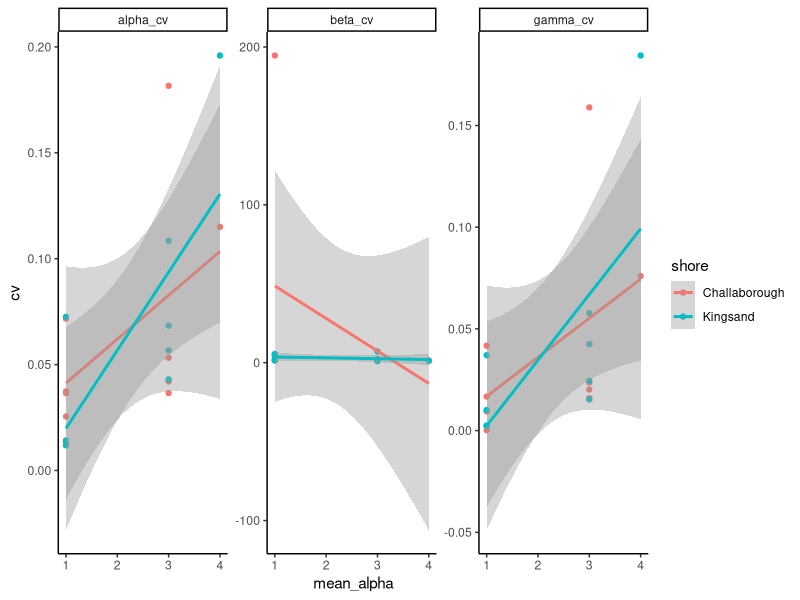
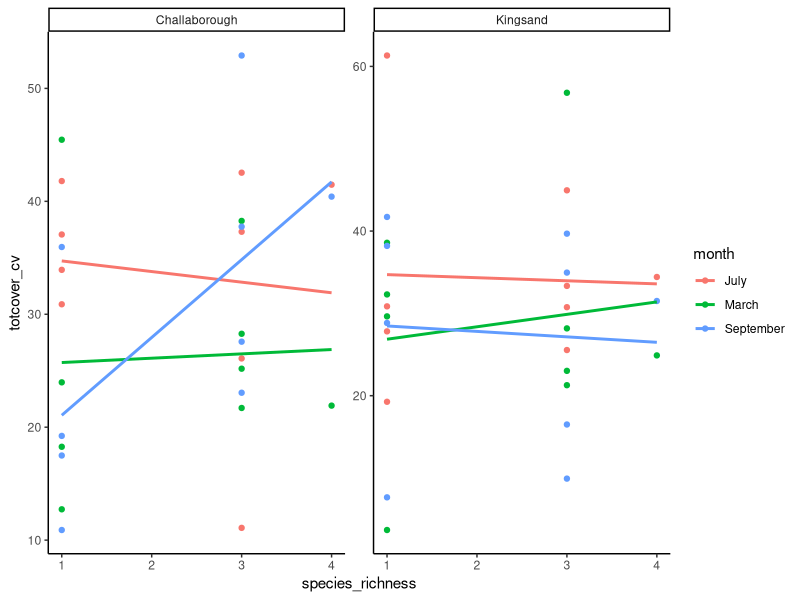
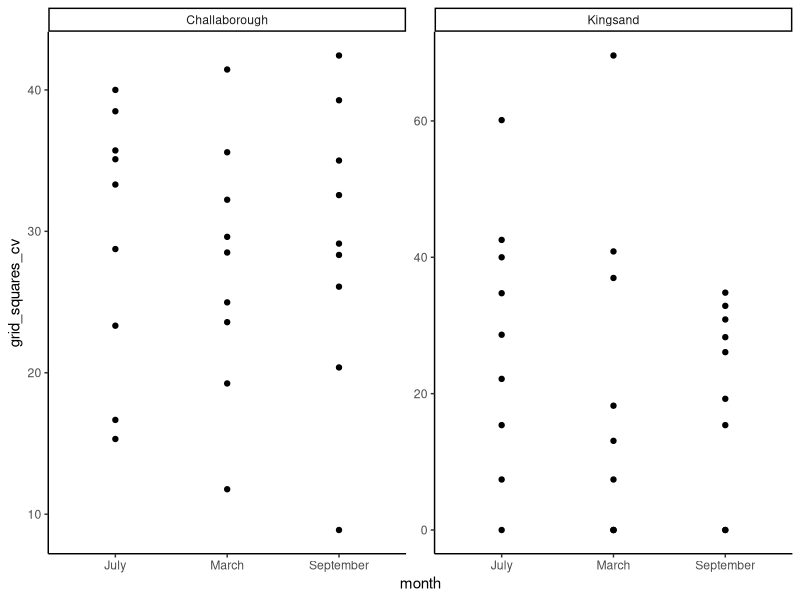
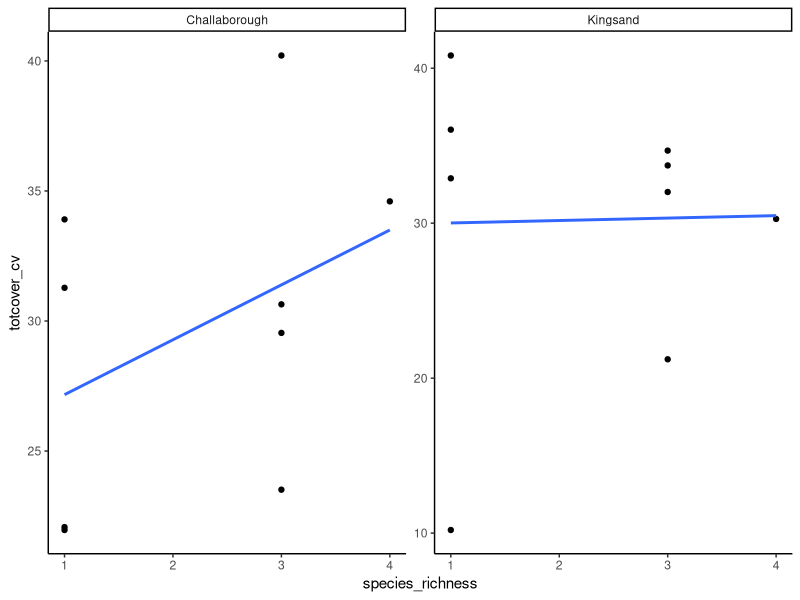
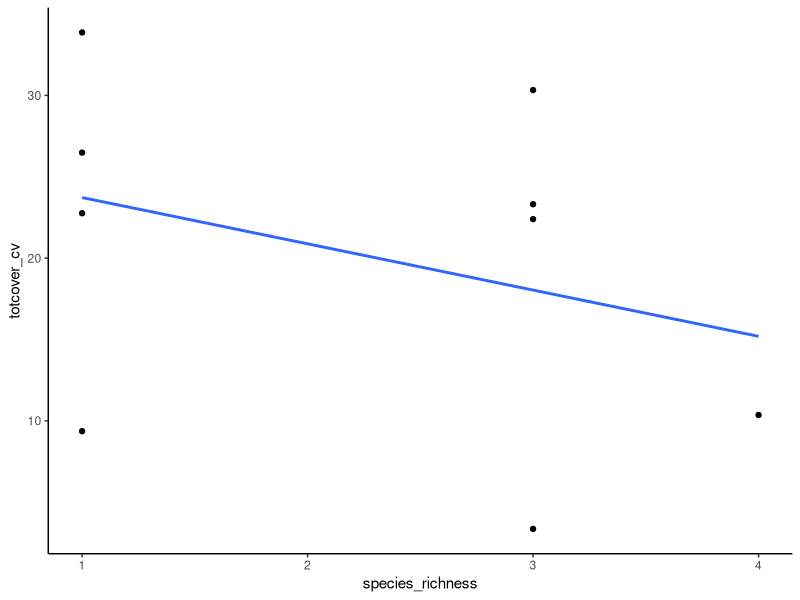
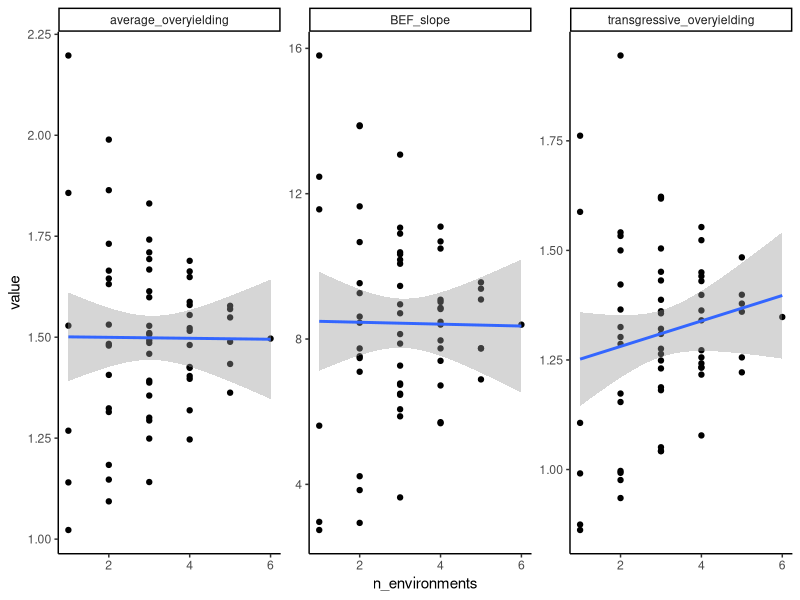

Write the R code that produced these figures, in order.

# Title: Spatial stability in Plymouth rock pools

# load relevant libraries
library(readr)
library(dplyr)
library(tidyr)
library(purrr)
library(ggplot2)
library(broom)
library(RColorBrewer)
library(viridis)
library(here)

# read in the data
ply_dat_raw <- read_delim( here("data/plymouth_rockpool_data.csv"), delim = ";" )

# duplicate this data
ply_dat <- ply_dat_raw

# check the variable structure
str(ply_dat)

# view the data
View(ply_dat)

# aggregate the data because some rows have multiple measurements

# set up a variable names vector
var_names <- names(ply_dat)

# set up a vector of id_vars
id_vars <- c("month", "shore", "pool", "composition", "removed")

# set up a vector of response aggregate variables
agg_vars <- var_names[!(names(ply_dat) %in% id_vars)]

# aggregate pools with multiple measurements by summing them
ply_dat <- ply_dat %>%
  group_by_at(id_vars) %>%
  summarise_at(vars(agg_vars), ~sum(., na.rm = TRUE)) %>%
  ungroup()

# matches with Lars and Bagchi's script results


# create a few extra variables for this analysis

# create a species richness variable
# select only relevant columns
tot_spp <- 4

ply_dat <- 
  ply_dat %>%
  mutate(species_richness = (tot_spp - removed) ) %>%
  select(shore, pool, grid_squares, month, composition, 
         removed, species_richness, totcover, cover_nocrusts)

# reorder these data so that it makes more sense
ply_dat <- 
  ply_dat %>% 
  arrange(shore, month, composition, removed, species_richness, pool)

# have a look at the data again
ply_dat %>% View()

# how many species were removed?
ply_dat$removed %>% unique()

# create a new mixture/monoculture column
# reorder the columns again
ply_dat <- 
  ply_dat %>%
  mutate(mono_mix = if_else(removed == "3", "monoculture",
                            if_else(removed == "4", "control", 
                                    if_else(removed == "0", "max_mixture", 
                                            "mixture")))) %>%
  select(shore, pool, grid_squares, month, composition, mono_mix, removed, species_richness, totcover, cover_nocrusts)

ply_dat %>% 
  View()

# remove the composition = "None" treatment as this is a general control
ply_dat <- 
  ply_dat %>% filter(composition != "None")

ply_dat


### testing Wang and Loreau (2016)'s predictions

ply_dat %>%
  View()

# calculate mean alpha diversity and gamma diversity across pool replicates within shore and treatment
loc_reg_div <- 
  ply_dat %>%
  group_by(shore, composition) %>%
  summarise(mean_alpha = mean(species_richness),
            gamma_div = mean(species_richness)) %>%
  ungroup()

# calculate alpha cv
alpha_cv <- 
  ply_dat %>%
  group_by(shore, composition, pool) %>%
  summarise(alpha_cv = (sd(totcover, na.rm = TRUE)/mean(totcover, na.rm = TRUE)),
            mean_totcover = mean(totcover, na.rm = TRUE) ) %>%
  ungroup() %>%
  group_by(shore, composition) %>%
  summarise(alpha_cv = weighted.mean(alpha_cv, w = mean_totcover, na.rm = TRUE)) %>%
  ungroup() %>%
  mutate(alpha_cv = (alpha_cv^2))


# calculate gamma cv

gamma_cv <- 
  ply_dat %>%
  group_by(shore, composition, month) %>%
  summarise(gamma_cv = mean(totcover, na.rm = TRUE)) %>%
  ungroup() %>%
  group_by(shore, composition) %>%
  summarise(gamma_cv = sd(gamma_cv, na.rm = TRUE)/mean(gamma_cv, na.rm = TRUE)) %>%
  ungroup() %>%
  mutate(gamma_cv = (gamma_cv^2))

# join the alpha and gamma cv data and calculate beta cv
cv_scales <- 
  full_join(alpha_cv, gamma_cv, by = c("shore", "composition")) %>%
  mutate(beta_cv = (alpha_cv/gamma_cv))

# join the loc_reg diversity to the cv_scales
div_cv_scales <- 
  full_join(loc_reg_div,
            cv_scales,
            by = c("shore", "composition"))

div_cv_scales %>%
  gather(alpha_cv, gamma_cv, beta_cv, key = "div", value = "cv") %>%
  ggplot(data = .,
         mapping = aes(x = mean_alpha, y = cv, colour = shore)) +
  geom_point() +
  geom_smooth(method = "lm") +
  facet_wrap(~div, scales = "free") +
  theme_classic()



### spatial stability

# calculate the CV among replicates for different richnesses

# write a function to calculate the coefficient of variation
cv_func <- function(x) { (sd(x, na.rm = TRUE)/mean(x, na.rm = TRUE))*100 } 


### low heterogeneity among replicates pools

# calculate cv among replicate pools within each month and shore
with_month <- 
  ply_dat %>%
  group_by(shore, month, species_richness, composition) %>%
  summarise_at(vars(c("grid_squares", "totcover")), list(cv = ~cv_func(.), n = ~n()) ) %>%
  ungroup()

ggplot(data = with_month,
       mapping = aes(x = species_richness, y = totcover_cv, colour = month)) +
  geom_point() +
  geom_smooth(method = "lm", se = FALSE) +
  facet_wrap(~shore, scales = "free") +
  theme_classic()

ggplot(data = with_month,
       mapping = aes(x = month, y = grid_squares_cv)) +
  geom_point() +
  facet_wrap(~shore, scales = "free") +
  theme_classic()

# calculate mean cv among replicate pools across months within each shore
mean_month <- 
  ply_dat %>%
  group_by(shore, month, species_richness, composition) %>%
  summarise(totcover_cv = cv_func(totcover)) %>%
  ungroup() %>%
  group_by(shore, species_richness, composition) %>%
  summarise(totcover_cv = mean(totcover_cv, na.rm = TRUE) ) %>%
  ungroup()

ggplot(data = mean_month,
       mapping = aes(x = species_richness, y = totcover_cv)) +
  geom_point() +
  geom_smooth(method = "lm", se = FALSE) +
  facet_wrap(~shore, scales = "free") +
  theme_classic()


### high heterogeneity among replicate pools from different shores

mean_shore <- 
  ply_dat %>%
  group_by(shore, month, species_richness, composition) %>%
  summarise_at(vars(c("totcover")), ~mean(., na.rm = TRUE)) %>%
  ungroup() %>%
  group_by(shore, species_richness, composition) %>%
  summarise(totcover = mean(totcover, na.rm = TRUE) ) %>%
  ungroup() %>%
  group_by(species_richness, composition) %>%
  summarise(totcover_cv = cv_func(totcover)) %>%
  ungroup()

ggplot(data = mean_shore,
       mapping = aes(x = species_richness, y = totcover_cv)) +
  geom_point() +
  geom_smooth(method = "lm", se = FALSE) +
  theme_classic()



### Test out some code for scaling up as previously:

# Remove the composition = None data
test_dat <- ply_dat %>% filter(composition != "None")

# What compositions do we have?
test_dat$composition %>% unique()

# Make a unique environment column
test_dat <- test_dat %>%
  mutate(environment = as.factor( paste(shore, month, sep = "_") ) )

levels(test_dat$environment) <- c(1:length( unique(test_dat$environment) ) )

test_dat <- test_dat %>% 
  mutate(environment = as.integer(environment))

View(test_dat)

# Define the different environments
envs <- test_dat$environment %>%
  unique()
envs

# Define the number of different environments
n_env <- test_dat$environment %>%
  unique() %>%
  length()
n_env

# Define the different combinations of the environments

env_combs <- vector("list", n_env)
names(env_combs) <- seq_along(1:n_env)

for (i in seq_along(1:n_env)) {
  env_combs[[i]] <- combn(x = envs, m = i) %>%
    as_tibble() %>%
    lapply(function(x) {x})
}

env_combs <- env_combs %>% 
  unlist(recursive = FALSE) %>%
  unname()

# Now we have a list where each element is a different vector of environmental combinations
env_combs

# Replicate the dataframe the same number of times as the environment
replicate(length(env_combs), test_dat, simplify = FALSE) %>%
  head()

# Write a function to take the mean of each composition and then plot tot_cover versus richness
# for each combination of environments

bef_slope <- function(data, envs) {
  
  x <- data %>% 
    filter(environment %in% envs) %>%
    group_by(mono_mix, species_richness, composition) %>%
    summarise(ecosystem_function = mean(totcover)) %>%
    ungroup()
  
  bef_slope <- lm(ecosystem_function ~ species_richness, 
                  data = x) %>%
    tidy() %>%
    filter(term == "species_richness") %>%
    pull(estimate)
  
  ave_oy <- x %>%
    filter(mono_mix %in% c("max_mixture", "monoculture")) %>%
    group_by(mono_mix) %>%
    summarise(ecosystem_function_aoy = mean(ecosystem_function)) %>%
    ungroup() %>%
    spread(mono_mix, ecosystem_function_aoy) %>%
    mutate(average_overyielding = (max_mixture/monoculture) ) %>%
    select(-max_mixture, -monoculture) %>%
    pull(average_overyielding)
  
  t_oy <- x %>%
    filter(mono_mix %in% c("max_mixture", "monoculture")) %>%
    group_by(mono_mix) %>%
    summarise(ecosystem_function_aoy = max(ecosystem_function)) %>%
    ungroup() %>%
    spread(mono_mix, ecosystem_function_aoy) %>%
    mutate(transgressive_overyielding = (max_mixture/monoculture) ) %>%
    select(-max_mixture, -monoculture) %>%
    pull(transgressive_overyielding)
  
  tibble(environment = paste(envs, collapse = ""),
         BEF_slope = bef_slope,
         average_overyielding = ave_oy,
         transgressive_overyielding = t_oy)
  
}


# Use mapply to run bef_slope function on the test data for each environmental combination
out <- mapply(bef_slope, 
       replicate(length(env_combs), test_dat, simplify = FALSE),
       env_combs, SIMPLIFY = FALSE) %>%
  bind_rows()

out <- out %>% mutate(n_environments = nchar(environment)) %>%
  select(environment, n_environments, BEF_slope, average_overyielding, transgressive_overyielding)

gather(out, BEF_slope, average_overyielding, transgressive_overyielding,
       key = "eco_func", value = "value") %>%
  ggplot(mapping = aes(x = n_environments, y = value)) +
  geom_point() +
  geom_smooth(method = "lm") +
  facet_wrap(~ eco_func, scales = "free") +
  theme_classic()
  









### Quick and dirty BEF-slope analysis
test <- ply_dat %>% filter(month == "July") %>%
  filter(composition != "None")

# Summarise data by shore and also by month
test <- test %>% group_by(shore, composition) %>%
  summarise(species_richness = mean(species_richness),
            totcover_m = mean(totcover)) %>%
  ungroup() %>%
  filter(composition %in% c("All", "B", "F", "L", "S")) %>%
  mutate(environment = if_else(shore == "Challaborough", 1, 2))

# Define the different environments
envs <- test$environment %>%
  unique()

# Define the number of different environments
n_env <- test$environment %>%
  unique() %>%
  length()

# Define the different combinations of the environments

env_combs <- vector("list", n_env)
names(env_combs) <- seq_along(1:n_env)

for (i in seq_along(1:n_env)) {
  env_combs[[i]] <- combn(x = envs, m = i) %>%
    as_tibble() %>%
    lapply(function(x) {x})
}

env_combs <- env_combs %>% 
  unlist(recursive = FALSE) %>%
  unname()

# Now we have a list where each element is a different vector of environmental combinations
env_combs

# Replicate the dataframe the same number of times as the environment
replicate(length(env_combs), test, simplify = FALSE)

# Write a function to take the mean of each composition and then plot tot_cover versus richness
# for each combination of environments

bef_slope <- function(data, envs) {
  x <- data %>% filter(environment %in% envs) %>%
    group_by(species_richness, composition) %>%
    summarise(ecosystem_function = mean(totcover_m)) %>%
    ungroup()
  
  bef_slope <- lm(ecosystem_function ~ species_richness, 
                  data = x) %>%
    tidy() %>%
    filter(term == "species_richness") %>%
    pull(estimate)
  
}

# Use mapply to run bef_slope function on the test data for each environmental combination
mapply(bef_slope, 
       replicate(length(env_combs), test, simplify = FALSE),
       env_combs)
